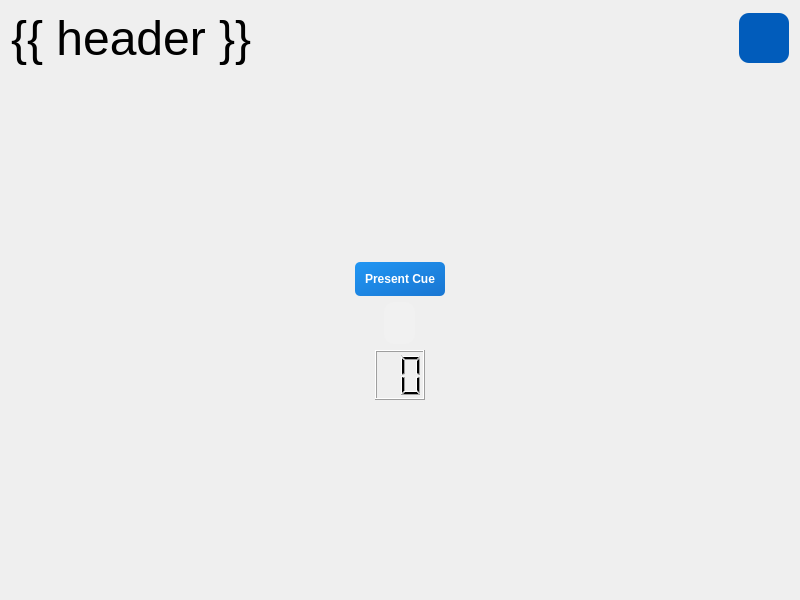
<?xml version="1.0" encoding="UTF-8"?>
<ui version="4.0">
 <class>VibrationCueCalibrationPage</class>
 <widget class="QWidget" name="VibrationCueCalibrationPage">
  <property name="geometry">
   <rect>
    <x>0</x>
    <y>0</y>
    <width>800</width>
    <height>600</height>
   </rect>
  </property>
  <property name="sizePolicy">
   <sizepolicy hsizetype="Expanding" vsizetype="Expanding">
    <horstretch>0</horstretch>
    <verstretch>0</verstretch>
   </sizepolicy>
  </property>
  <property name="maximumSize">
   <size>
    <width>3840</width>
    <height>2160</height>
   </size>
  </property>
  <property name="windowTitle">
   <string>{{ header}}</string>
  </property>
  <layout class="QVBoxLayout" name="verticalLayout">
   <item>
    <layout class="QHBoxLayout" name="header">
     <property name="sizeConstraint">
      <enum>QLayout::SizeConstraint::SetMaximumSize</enum>
     </property>
     <item>
      <widget class="QLabel" name="title">
       <property name="maximumSize">
        <size>
         <width>16777215</width>
         <height>100</height>
        </size>
       </property>
       <property name="font">
        <font>
         <family>Arial</family>
         <pointsize>36</pointsize>
        </font>
       </property>
       <property name="text">
        <string>{{ header }}</string>
       </property>
      </widget>
     </item>
     <item>
      <spacer name="horizontal_spacer">
       <property name="orientation">
        <enum>Qt::Orientation::Horizontal</enum>
       </property>
       <property name="sizeHint" stdset="0">
        <size>
         <width>40</width>
         <height>20</height>
        </size>
       </property>
      </spacer>
     </item>
     <item>
      <widget class="QPushButton" name="info_button">
       <property name="minimumSize">
        <size>
         <width>50</width>
         <height>50</height>
        </size>
       </property>
       <property name="maximumSize">
        <size>
         <width>50</width>
         <height>50</height>
        </size>
       </property>
       <property name="styleSheet">
        <string notr="true">QPushButton {
                                    color: rgb(255, 255, 255);
                                    background-color: rgb(1, 92, 187);
                                    border: 1px;
                                    border-radius: 10px;
                                    }

                                    QPushButton:hover {
                                    color: rgb(220,221,229);
                                    background-color: rgb(37, 150, 190);
                                    }

                                    QPushButton:pressed {
                                    color: rgb(220,221,229);
                                    background-color: rgb(37, 150, 190);
                                    }</string>
       </property>
       <property name="text">
        <string/>
       </property>
       <property name="icon">
        <iconset theme="QIcon::ThemeIcon::DialogInformation"/>
       </property>
       <property name="iconSize">
        <size>
         <width>40</width>
         <height>40</height>
        </size>
       </property>
      </widget>
     </item>
    </layout>
   </item>
   <item>
    <layout class="QVBoxLayout" name="body" stretch="0,0,0,0,0">
     <property name="sizeConstraint">
      <enum>QLayout::SizeConstraint::SetMaximumSize</enum>
     </property>
     <item>
      <spacer name="verticalSpacer">
       <property name="orientation">
        <enum>Qt::Orientation::Vertical</enum>
       </property>
       <property name="sizeHint" stdset="0">
        <size>
         <width>20</width>
         <height>40</height>
        </size>
       </property>
      </spacer>
     </item>
     <item alignment="Qt::AlignmentFlag::AlignHCenter|Qt::AlignmentFlag::AlignVCenter">
      <widget class="QPushButton" name="cue_button">
       <property name="sizePolicy">
        <sizepolicy hsizetype="Maximum" vsizetype="Maximum">
         <horstretch>0</horstretch>
         <verstretch>0</verstretch>
        </sizepolicy>
       </property>
       <property name="styleSheet">
        <string notr="true">background: qlineargradient(x1:0, y1:0, x2:1, y2:1, stop:0 #2196F3, stop:1 #1976D2);
color: white;
font-weight: bold;
padding: 10px;
border-radius: 5px;</string>
       </property>
       <property name="text">
        <string>Present Cue</string>
       </property>
      </widget>
     </item>
     <item alignment="Qt::AlignmentFlag::AlignHCenter">
      <widget class="QLabel" name="status_label">
       <property name="sizePolicy">
        <sizepolicy hsizetype="Maximum" vsizetype="Maximum">
         <horstretch>0</horstretch>
         <verstretch>0</verstretch>
        </sizepolicy>
       </property>
       <property name="font">
        <font>
         <family>Arial</family>
         <pointsize>14</pointsize>
        </font>
       </property>
       <property name="styleSheet">
        <string notr="true">background-color: rgba(255, 255, 255, 0.1);
            color: white;
            padding: 10px;
            border-radius: 10px;</string>
       </property>
       <property name="text">
        <string/>
       </property>
      </widget>
     </item>
     <item alignment="Qt::AlignmentFlag::AlignHCenter|Qt::AlignmentFlag::AlignVCenter">
      <widget class="QLCDNumber" name="timer_display">
       <property name="sizePolicy">
        <sizepolicy hsizetype="Fixed" vsizetype="Fixed">
         <horstretch>0</horstretch>
         <verstretch>0</verstretch>
        </sizepolicy>
       </property>
       <property name="minimumSize">
        <size>
         <width>50</width>
         <height>50</height>
        </size>
       </property>
       <property name="baseSize">
        <size>
         <width>50</width>
         <height>50</height>
        </size>
       </property>
       <property name="digitCount">
        <number>2</number>
       </property>
      </widget>
     </item>
     <item>
      <spacer name="verticalSpacer_2">
       <property name="orientation">
        <enum>Qt::Orientation::Vertical</enum>
       </property>
       <property name="sizeHint" stdset="0">
        <size>
         <width>20</width>
         <height>40</height>
        </size>
       </property>
      </spacer>
     </item>
    </layout>
   </item>
  </layout>
 </widget>
 <resources/>
 <connections/>
</ui>
